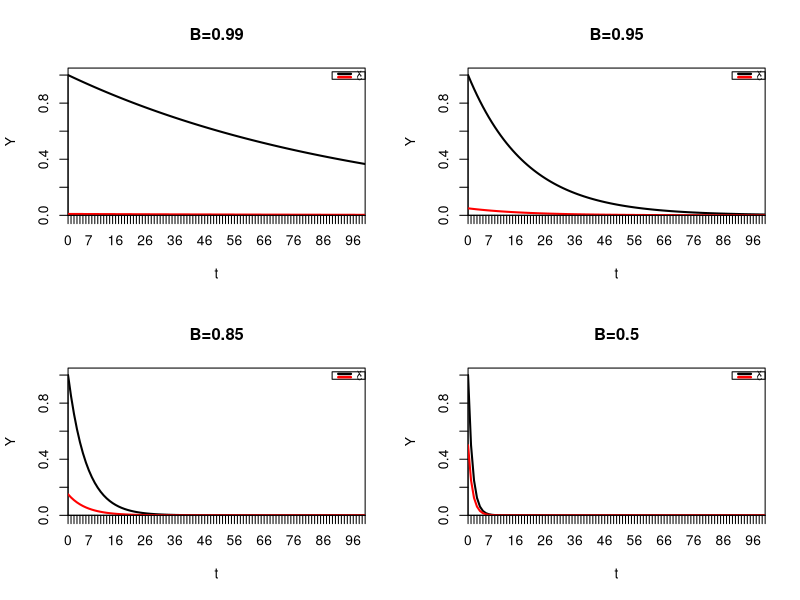

Here is the R script that generated this plot:
# Cake eating, infinite time. Unless given, assume normalized cake.
# Since problem starts at t=0
cake_eating <- function(beta, x0=1.0) {
  # States. In R, everything starts at t=1. Extra niussance. -_-
  # Assume "infinite" equals T=100
  T = 100
  result <- data.frame(t=0:T, X=rep(x0,T+1), C=rep(0,T+1))
  for (i in 1:T) {
    result$X[i+1] <- result$X[i] * beta
  }
  
  # Controls.
  result$C <- result$X * (1-beta)
  
  return(result)
}

plot_ce <- function(ce, plot_title) {
  plot(x=ce$t, y=ce$X,type="l",ylim=c(0.0,1.05),xlab="t",ylab="Y",
       xaxs="i",yaxs="i",xaxt="n",lwd=2,main=plot_title)
  lines(x=ce$t, y=ce$C,col="red",lwd=2)
  axis(1, at = ce$t)
  
  # Legends have HUGE plot boxes. Plot the box by hand.
  leg <- function(pl) {return(legend(x="topright",legend=c("X", "C"),lwd=c(2.5,2.5),
                                     col=c("black", "red"),lty=c(1,1),cex=0.5,
                                     y.intersp=0.4,plot=pl, bty = "n"))}
  a <- leg(F)
  a <- a$rect
  mid <- a$top - 0.5*a$h
  reduction <- 0.5
  rect(xleft=a$left, ytop=mid+0.5*reduction*a$h, xright=a$left+a$w, ybottom=mid-0.5*reduction*a$h)
  leg(T)
}

# Plot.
par(mfrow=c(2,2))

# First example, small discount.
plot_ce(cake_eating(beta = 0.99), "B=0.99")

# Second example, low discount.
plot_ce(cake_eating(beta = 0.95), "B=0.95")

# Third example, mid discount.
plot_ce(cake_eating(beta = 0.85), "B=0.85")

# Fourth example, high discount.
plot_ce(cake_eating(beta = 0.5), "B=0.5")